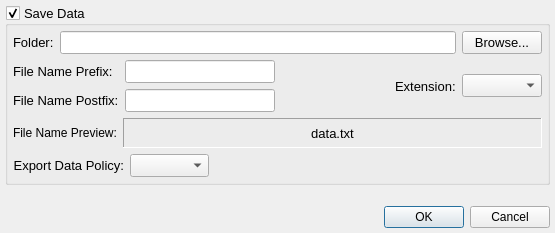
<?xml version="1.0" encoding="UTF-8"?>
<ui version="4.0">
 <class>ExportSettingsDialog</class>
 <widget class="QDialog" name="ExportSettingsDialog">
  <property name="geometry">
   <rect>
    <x>0</x>
    <y>0</y>
    <width>555</width>
    <height>233</height>
   </rect>
  </property>
  <property name="windowTitle">
   <string>Dialog</string>
  </property>
  <layout class="QGridLayout" name="gridLayout_3">
   <property name="leftMargin">
    <number>5</number>
   </property>
   <property name="topMargin">
    <number>5</number>
   </property>
   <property name="rightMargin">
    <number>5</number>
   </property>
   <property name="bottomMargin">
    <number>5</number>
   </property>
   <item row="0" column="0">
    <widget class="QGroupBox" name="gbxSaveData">
     <property name="font">
      <font>
       <pointsize>10</pointsize>
      </font>
     </property>
     <property name="title">
      <string>Save Data</string>
     </property>
     <property name="checkable">
      <bool>true</bool>
     </property>
     <layout class="QGridLayout" name="gridLayout_2">
      <property name="leftMargin">
       <number>5</number>
      </property>
      <property name="topMargin">
       <number>5</number>
      </property>
      <property name="rightMargin">
       <number>5</number>
      </property>
      <property name="bottomMargin">
       <number>5</number>
      </property>
      <item row="0" column="0" colspan="3">
       <layout class="QHBoxLayout" name="horizontalLayout">
        <item>
         <widget class="QLabel" name="label_3">
          <property name="text">
           <string>Folder:</string>
          </property>
         </widget>
        </item>
        <item>
         <widget class="QLineEdit" name="ledPath"/>
        </item>
        <item>
         <widget class="QPushButton" name="pbtBrowse">
          <property name="font">
           <font>
            <pointsize>10</pointsize>
           </font>
          </property>
          <property name="text">
           <string>Browse...</string>
          </property>
         </widget>
        </item>
       </layout>
      </item>
      <item row="1" column="0">
       <layout class="QGridLayout" name="gridLayout">
        <item row="0" column="0">
         <widget class="QLabel" name="label">
          <property name="font">
           <font>
            <pointsize>10</pointsize>
           </font>
          </property>
          <property name="text">
           <string>File Name Prefix:</string>
          </property>
         </widget>
        </item>
        <item row="0" column="1">
         <widget class="QLineEdit" name="ledFilePrefix">
          <property name="minimumSize">
           <size>
            <width>150</width>
            <height>0</height>
           </size>
          </property>
          <property name="font">
           <font>
            <pointsize>10</pointsize>
           </font>
          </property>
          <property name="alignment">
           <set>Qt::AlignLeading|Qt::AlignLeft|Qt::AlignVCenter</set>
          </property>
         </widget>
        </item>
        <item row="1" column="0">
         <widget class="QLabel" name="label_2">
          <property name="text">
           <string>File Name Postfix:</string>
          </property>
         </widget>
        </item>
        <item row="1" column="1">
         <widget class="QLineEdit" name="ledFilePostfix">
          <property name="minimumSize">
           <size>
            <width>150</width>
            <height>0</height>
           </size>
          </property>
         </widget>
        </item>
       </layout>
      </item>
      <item row="1" column="1">
       <spacer name="horizontalSpacer">
        <property name="orientation">
         <enum>Qt::Horizontal</enum>
        </property>
        <property name="sizeHint" stdset="0">
         <size>
          <width>138</width>
          <height>20</height>
         </size>
        </property>
       </spacer>
      </item>
      <item row="1" column="2">
       <layout class="QHBoxLayout" name="horizontalLayout_2">
        <item>
         <widget class="QLabel" name="label_4">
          <property name="text">
           <string>Extension:</string>
          </property>
         </widget>
        </item>
        <item>
         <widget class="QComboBox" name="cboxExtension">
          <property name="minimumSize">
           <size>
            <width>80</width>
            <height>0</height>
           </size>
          </property>
          <property name="editable">
           <bool>false</bool>
          </property>
         </widget>
        </item>
       </layout>
      </item>
      <item row="2" column="0" colspan="3">
       <layout class="QHBoxLayout" name="horizontalLayout_3">
        <item>
         <widget class="QLabel" name="label_5">
          <property name="font">
           <font>
            <pointsize>9</pointsize>
           </font>
          </property>
          <property name="text">
           <string>File Name Preview:</string>
          </property>
         </widget>
        </item>
        <item>
         <widget class="QLabel" name="lblFileName">
          <property name="sizePolicy">
           <sizepolicy hsizetype="MinimumExpanding" vsizetype="Preferred">
            <horstretch>0</horstretch>
            <verstretch>0</verstretch>
           </sizepolicy>
          </property>
          <property name="minimumSize">
           <size>
            <width>0</width>
            <height>30</height>
           </size>
          </property>
          <property name="font">
           <font>
            <pointsize>10</pointsize>
           </font>
          </property>
          <property name="frameShape">
           <enum>QFrame::Panel</enum>
          </property>
          <property name="frameShadow">
           <enum>QFrame::Sunken</enum>
          </property>
          <property name="text">
           <string>data.txt</string>
          </property>
          <property name="alignment">
           <set>Qt::AlignCenter</set>
          </property>
         </widget>
        </item>
       </layout>
      </item>
      <item row="3" column="0" colspan="3">
       <layout class="QHBoxLayout" name="horizontalLayout_4">
        <item>
         <widget class="QLabel" name="label_6">
          <property name="layoutDirection">
           <enum>Qt::LeftToRight</enum>
          </property>
          <property name="text">
           <string>Export Data Policy:</string>
          </property>
          <property name="alignment">
           <set>Qt::AlignRight|Qt::AlignTrailing|Qt::AlignVCenter</set>
          </property>
         </widget>
        </item>
        <item>
         <widget class="QComboBox" name="cboxExportPolicy">
          <property name="sizeAdjustPolicy">
           <enum>QComboBox::AdjustToContents</enum>
          </property>
         </widget>
        </item>
        <item>
         <spacer name="horizontalSpacer_2">
          <property name="orientation">
           <enum>Qt::Horizontal</enum>
          </property>
          <property name="sizeHint" stdset="0">
           <size>
            <width>40</width>
            <height>20</height>
           </size>
          </property>
         </spacer>
        </item>
       </layout>
      </item>
     </layout>
    </widget>
   </item>
   <item row="1" column="0">
    <spacer name="verticalSpacer">
     <property name="orientation">
      <enum>Qt::Vertical</enum>
     </property>
     <property name="sizeHint" stdset="0">
      <size>
       <width>20</width>
       <height>0</height>
      </size>
     </property>
    </spacer>
   </item>
   <item row="2" column="0">
    <widget class="QDialogButtonBox" name="buttonBox">
     <property name="orientation">
      <enum>Qt::Horizontal</enum>
     </property>
     <property name="standardButtons">
      <set>QDialogButtonBox::Cancel|QDialogButtonBox::Ok</set>
     </property>
    </widget>
   </item>
  </layout>
 </widget>
 <resources/>
 <connections>
  <connection>
   <sender>buttonBox</sender>
   <signal>accepted()</signal>
   <receiver>ExportSettingsDialog</receiver>
   <slot>accept()</slot>
   <hints>
    <hint type="sourcelabel">
     <x>248</x>
     <y>254</y>
    </hint>
    <hint type="destinationlabel">
     <x>157</x>
     <y>274</y>
    </hint>
   </hints>
  </connection>
  <connection>
   <sender>buttonBox</sender>
   <signal>rejected()</signal>
   <receiver>ExportSettingsDialog</receiver>
   <slot>reject()</slot>
   <hints>
    <hint type="sourcelabel">
     <x>316</x>
     <y>260</y>
    </hint>
    <hint type="destinationlabel">
     <x>286</x>
     <y>274</y>
    </hint>
   </hints>
  </connection>
 </connections>
</ui>
